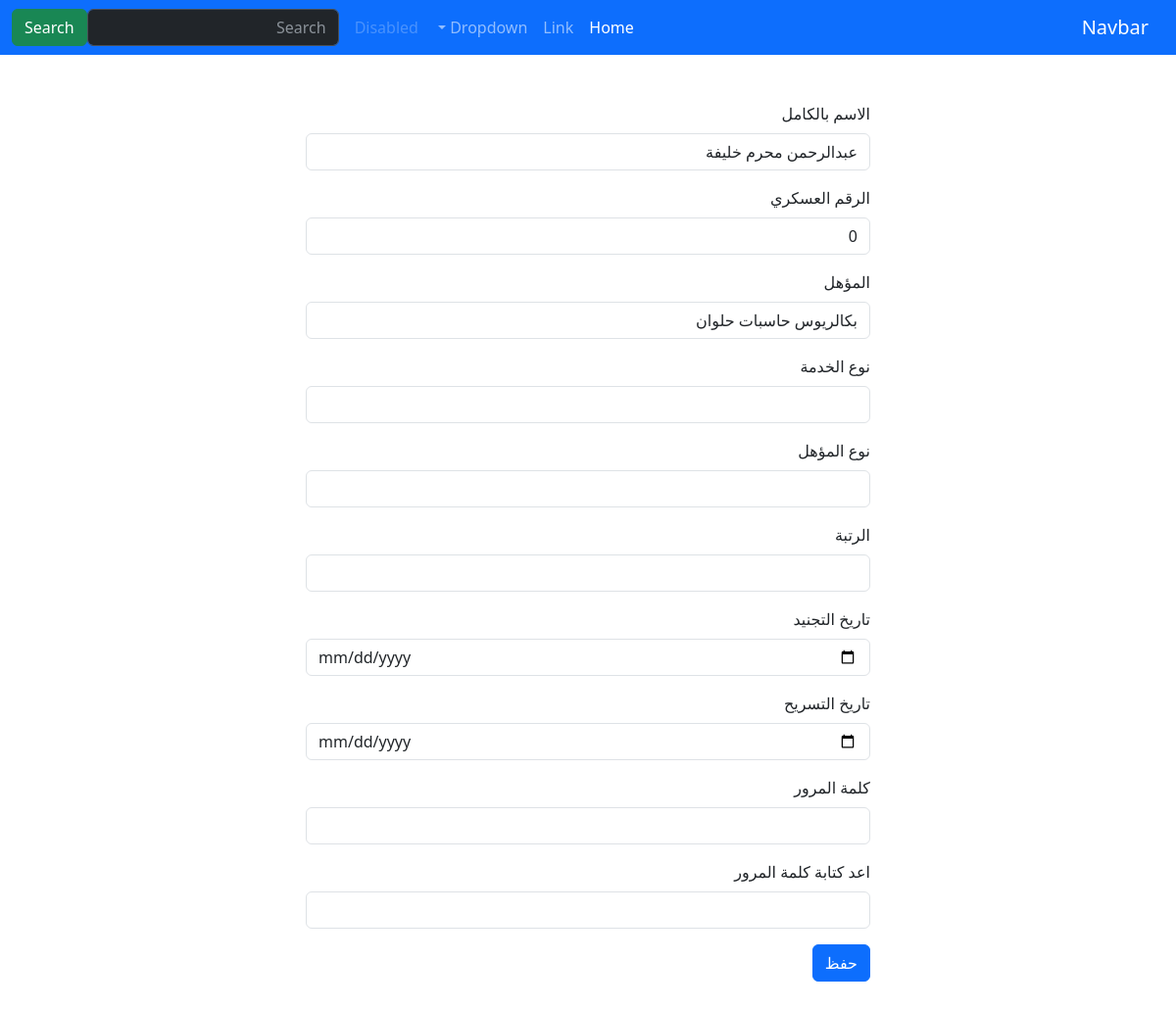
The app's page /accounts/add-user/ (signed in) with its own data.
### accounts/models.py (models this page shows, shortened)
class User(AbstractBaseUser):
    fullname        = models.CharField(max_length=20,verbose_name="Full Name",unique=False)
    militry_id      = models.CharField(unique = True, max_length=30)
    password        = models.CharField(max_length=150)
    is_active       = models.BooleanField(default=True)
    is_staff        = models.BooleanField(default=False)
    is_superuser    = models.BooleanField(default=False)
    moahl           = models.CharField(max_length=150, null=True)
    moahl_type      = models.ForeignKey(Moahl_Type, null=True, on_delete=models.PROTECT)
    rank            = models.ForeignKey(Rank, null=True, on_delete=models.PROTECT)
    work_category   = models.ForeignKey(Work_Category, null=True, on_delete=models.PROTECT)
    tagned_date     = models.DateField(null=True, blank=True)
    end_date        = models.DateField(null=True, blank=True)
    USERNAME_FIELD  = 'militry_id'
    REQUIRED_FIELDS = ['fullname']
    objects = accountManager()

class Work_Category (models.Model):
    name    = models.CharField(max_length=20)
    def __str__(self):
        return self.name

class Moahl_Type(models.Model):
    name        = models.CharField(max_length=20)
    duration    = models.FloatField()
    def __str__(self):
        return self.name

class Rank (models.Model):
    name    = models.CharField(max_length=20)
    rank    = models.IntegerField()
    def __str__(self):
        return self.name

### accounts/views.py (the view, shortened to what this page needs)
# urls.py: path("add-user/",views.addUser,name="add"),
@login_required
def addUser(request):
    form   = add_user_form()
    return render(request,"accounts/addUser.html",{"form":form,
                                                   "workCategories":Work_Category.objects.all(),
                                                    "moahltypes":Moahl_Type.objects.all(),
                                                    "ranks":Rank.objects.all()
                                                })

### accounts/forms.py
class add_user_form(forms.ModelForm):
    end_date = forms.DateField(required=False)
    class Meta:
        model   = User
        fields  = '__all__'
        exclude = ("is_active", "is_stuff","is_superuser","last_login", )

### accounts/templates/accounts/addUser.html (shortened to what this page needs)
{% extends 'base.html' %}
{% block body %}
<div class="container w-50 my-5">
    <div class="row">
        <form method="post">
            {% include "userform.html" with user=user workCategories=workCategories moahltypes=moahltypes ranks=ranks %}
            {% if user %}
                <button class="btn btn-primary" type="submit">حفظ</button>
            {% else %}
                <button class="btn btn-primary" type="submit">حفظ</button>
                <button class="btn btn-primary" name="_submit" type="submit">حفظ و اضافة أخر</button>
            {% endif %}
        </form>
    </div>
</div>
{% endblock body %}

### templates/userform.html
<div class="mb-3">
    <label for="exampleInputFullname" class="form-label">الاسم بالكامل</label>
    <input type="text" value="{{user.fullname}}" name="fullname" class="form-control" id="exampleInputFullname">
  </div>
  <div class="mb-3">
    <label for="exampleInputmilitry_id" class="form-label">الرقم العسكري</label>
    <input type="text" class="form-control" value="{{user.militry_id}}" name="militry_id" id="exampleInputmilitry_id" aria-describedby="militry_id">
  </div>
  <div class="mb-3">
    <label for="exampleInputmoahl" class="form-label">المؤهل</label>
    <input type="text" class="form-control" id="exampleInputmoahl" value="{{user.moahl}}" name="moahl">
  </div>
  <div class="mb-3">
    <label for="workCategories" class="form-label">نوع الخدمة</label>
    <select value="{{user.work_category}}" name="work_category" class="form-control" id="workCategories">
      <option value=""></option>
      {% for workCategorie in workCategories %}
        <option value="{{workCategorie.id}}">{{workCategorie.name}}</option>
      {% endfor %}
    </select>
  </div>
  <div class="mb-3">
    <label for="moahltypes" class="form-label">نوع المؤهل</label>
    <select value="{{user.moahl_type}}" name="moahl_type" class="form-control" id="moahltypes">
      <option value=""></option>
      {% for moahltype in moahltypes %}
        <option value="{{moahltype.id}}">{{moahltype.name}}</option>
      {% endfor %}
    </select>
  </div>
  <div class="mb-3">
    <label for="ranks" class="form-label">الرتبة</label>
    <select value="{{user.rank}}" name="rank" class="form-control" id="ranks">
      <option value=""></option>
      {% for rank in ranks %}
        <option value="{{rank.id}}">{{rank.name}}</option>
      {% endfor %}
    </select>
  </div>
  <div class="mb-3">
    <label for="exampleInputTagnedDate" class="form-label">تاريخ التجنيد</label>
    <input type="date" value="{{user.tagned_date}}" name="tagned_date" class="form-control" id="exampleInputTagnedDate">
  </div>
  <div class="mb-3">
    <label for="exampleInputEmail1" class="form-label">تاريخ التسريح</label>
    <input type="date" value="{{user.end_date}}" name="end_date" class="form-control" id="exampleInputEmail1">
  </div>
  <div class="mb-3">
    <label for="password" class="form-label">كلمة المرور</label>
    <input type="password" class="form-control" name="password" id="password" aria-describedby="password">
  </div>
  <div class="mb-3">
    <label for="retypepassword" class="form-label">اعد كتابة كلمة المرور</label>
    <input type="password" class="form-control" id="retypepassword" name="retypepassword" aria-describedby="retypepassword">
  </div>

### records on screen
User: fullname "عبدالرحمن محرم خليفة", militry_id "0", moahl "بكالريوس حاسبات حلوان"
